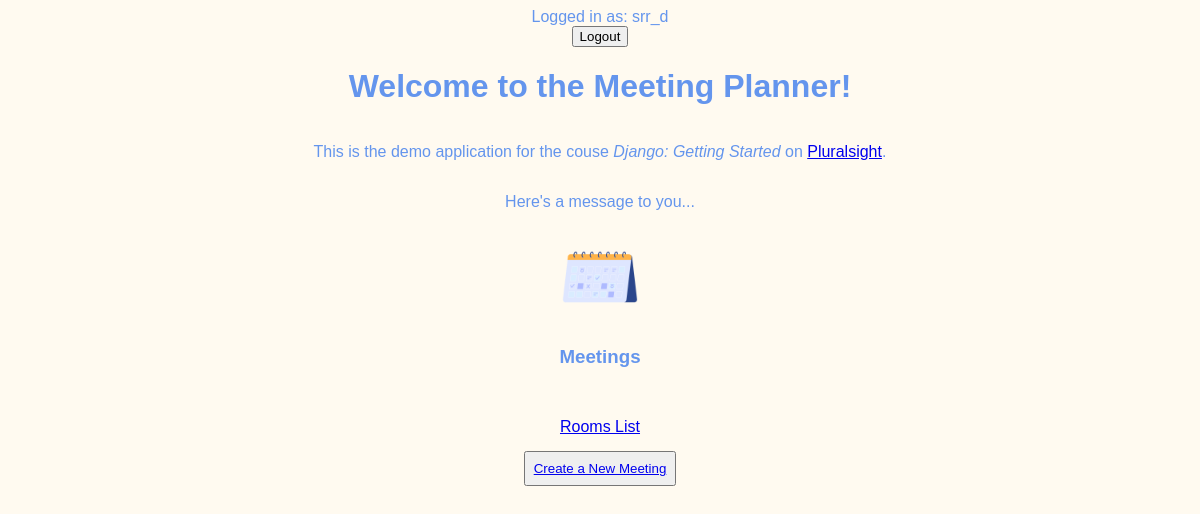
Page / (signed in) on the earlier database version.
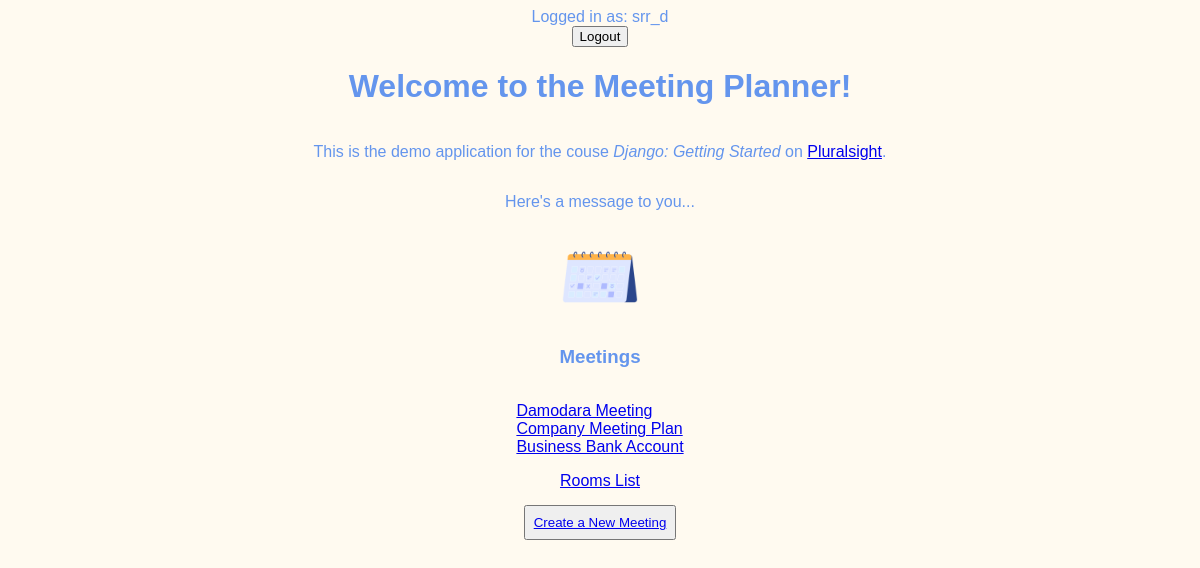
Same page on the later database version.
### meetings/models.py (models this page shows, shortened)
class Meeting(models.Model):
    title = models.CharField(max_length=200)
    date = models.DateField()
    start_time = models.TimeField(default=time(9))
    duration = models.IntegerField(default=1)
    room = models.ForeignKey(Room, on_delete=models.CASCADE) #Creates a ForeignKey relation from the Meeting class to the Room Class. This field will hold the ID of the room object that this meeting references. If this room is deleted, then all meetings for that room will also be deleted.
    participants = models.ManyToManyField(get_user_model())

### website/views.py (the view)
# urls.py: path('', welcome, name="welcome"),
def welcome(request):
    if request.user.is_authenticated:
        context = {"message": "Here's a message to you...",
                                                    "meetings": Meeting.objects.filter(participants__exact=request.user.id)}
    else:
        context = {}
    return render(request, "website/welcome.html", context)

### templates/website/welcome.html (shortened to what this page needs)
{% extends "base.html" %}
{% load static %}
{% block content %}
    <h1>Welcome to the Meeting Planner!</h1>
    <p>
        This is the demo application for the couse
        <em>Django: Getting Started</em>
        on <a target="_blank" href="https://www.pluralsight.com">
        Pluralsight</a>.
    </p>
    <p>
        {{message}}
    </p>
    <img src="{% static 'website/calendar.png' %}" width="100px" alt="Image of a Calendar">
    {% if not user.is_authenticated %}
    <h3>Login To View Your Meetings</h3>
    {% elif user.is_authenticated %}
    <h3>Meetings</h3>
    <ul>
        {% for meeting in meetings %}
        <li>
            <a href="{% url 'detail' meeting.id %}">{{ meeting.title }}</a>
        </li>
        {% endfor %}
    </ul>
    <a href="{% url 'rooms' %}">Rooms List</a>
    <button style="margin:15px; padding: 8px;"><a href="{% url 'new' %}">Create a New Meeting</a></button>
    {% endif %}
{% endblock %}

### templates/base.html (shortened to what this page needs)
{% load static %}
<!DOCTYPE html>
<html lang="en">
<head>
    <link rel="stylesheet" href="{% static 'website/style.css' %}">
</head>
<body>
    {% if user.is_authenticated %}
        Logged in as: {{ user.get_username }}
    <form method="post" action="{% url 'logout' %}" >
        <button type="submit">Logout</button>
    </form>
    {% else %}
    <a href="{% url 'login' %}">Login</a>
    {% endif %}
    {% block content %}
    {% endblock %}
</body>
</html>

### website/static/website/style.css (style rules this page uses)
body { font-family: sans-serif; color: cornflowerblue; background-color: floralwhite; display: flex; flex-direction: column; align-items: center; }
ul { list-style: none; padding: 0; }

Differences in the rows shown:
now on this page (row edited): Meeting: title "Damodara Meeting"
added Meeting: title "Company Meeting Plan"
added Meeting: title "Business Bank Account"
